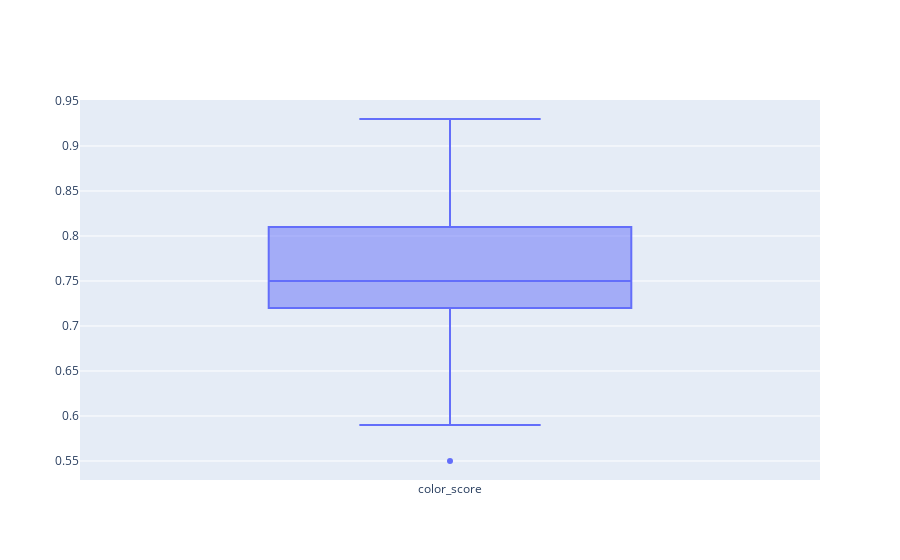

Notebook cell for this chart:
### Code cell
fig = go.Figure()
fig.add_trace(go.Box(y=fruits.color_score.values, name="color_score"))
fig.show()

### Figure 1 — Plotly figure (JSON) as saved in the notebook; plotly's stock layout.template omitted (floating-point values rounded to 4 significant figures)
{"data": [{"name": "color_score", "type": "box", "y": [0.55, 0.59, 0.6, 0.8, 0.79, 0.77, 0.81, 0.81, 0.92, 0.89, 0.93, 0.92, 0.88, 0.7, 0.69, 0.69, 0.67, 0.73, 0.83, 0.85, 0.86, 0.84, 0.87, 0.88, 0.75, 0.75, 0.74, 0.77, 0.72, 0.81, 0.79, 0.82, 0.8, 0.74, 0.75, 0.75, 0.76, 0.79, 0.77, 0.75, 0.78, 0.79, 0.82, 0.7, 0.72, 0.72, 0.71, 0.72, 0.72, 0.73, 0.71, 0.72, 0.72, 0.74, 0.71, 0.72, 0.73, 0.72, 0.7]}], "layout": {}}
